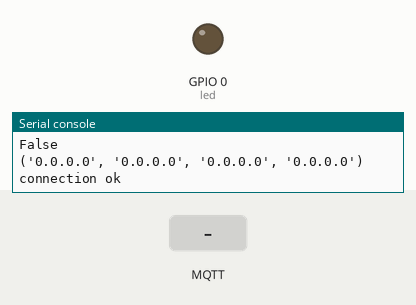
Recording of a program running on a simulated ESP8266 board running MicroPython. On the bench: output pins drawn as LEDs (lit = HIGH), the last lines printed to the serial console. The test bench sets the inputs (shaded band). No MQTT or app messages arrive unless stated.

Above: at 1.3 s.
1.4 s: MQTT message "1" arrives on the first subscribed topic
At 2.0 s:
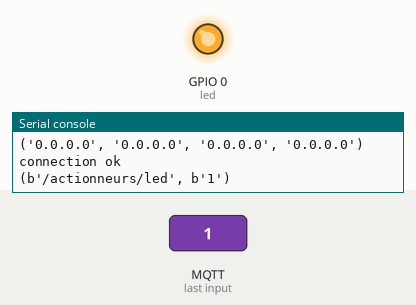
2.9 s: MQTT message "0" arrives on the first subscribed topic
At 4.3 s:
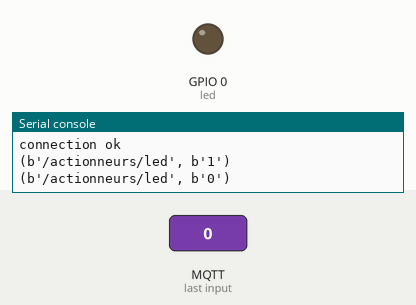
Timing chart, 0 to 5.9 s (numbered marks = the images above; inputs shaded):
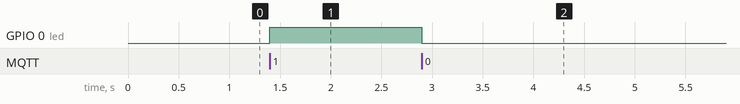

Measured:
- after the input at 1.4 s, GPIO 0 (led): LOW → HIGH at once
- after the input at 2.9 s, GPIO 0 (led): HIGH → LOW at once

The program:

Q7-mqtt-subscribe-led.py
```python
from umqtt.robust import MQTTClient
import network
import sys
from machine import Pin

led = Pin(0,Pin.OUT)


def cb(topic, msg):
    print((topic, msg))
    valeur=int(msg.decode("ascii"))
    if valeur==1:
        led.on()
    elif valeur==0:
        led.off()

sta_if = network.WLAN(network.STA_IF)
print(sta_if.active())
print(sta_if.ifconfig())

myMqttClient = b"micropython"

URL = b"touchard.cloud.shiftr.io"
USER_ID = b'touchard'
MQTT_API_KEY = b'MFmD747BIp8YIJYI'
client = MQTTClient(client_id=myMqttClient,
                    server=URL,
                    user=USER_ID,
                    password=MQTT_API_KEY,
                    ssl=False)

client.set_callback(cb)

try:
    client.connect()
    print("connection ok");
    client.subscribe("/actionneurs/led")
except Exception as e:
    print('could not connect to MQTT server {}{}'.format(type(e).__name__, e))
    sys.exit()


while True:
    try:
        client.check_msg()
    except KeyboardInterrupt:
        print('Ctrl-C pressed...exiting')
        client.disconnect()
        sys.exit()
        print("exit")
```
